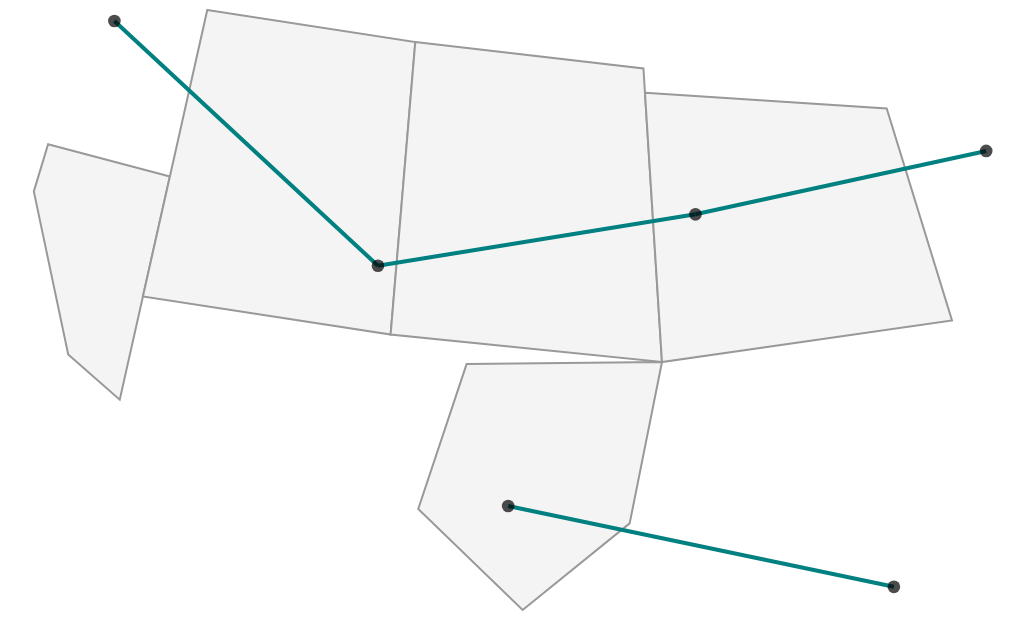

Specify this chart in Vega-Lite:
### Vega-Lite specification from a JSON file in a GitHub repository (floating-point values rounded to 4 significant figures)
{"$schema": "https://vega.github.io/schema/vega-lite/v6.json", "padding": 5, "autosize": "none", "width": 500, "height": 300, "projection": {"type": "albersUsa"}, "layer": [{"data": {"values": {"type": "FeatureCollection", "features": [{"type": "Feature", "properties": {"name": "west", "value": 4, "cat": "a"}, "geometry": {"type": "Polygon", "coordinates": [[[-124, 42], [-117, 42], [-117, 32.7], [-120, 34], [-124, 40], [-124, 42]]]}}, {"type": "Feature", "properties": {"name": "mountain", "value": 7, "cat": "b"}, "geometry": {"type": "Polygon", "coordinates": [[[-117, 49], [-104, 49], [-104, 37], [-117, 37], [-117, 49]]]}}, {"type": "Feature", "properties": {"name": "plains", "value": 1, "cat": "a"}, "geometry": {"type": "Polygon", "coordinates": [[[-104, 49], [-90, 48], [-90, 36], [-104, 37], [-104, 49]]]}}, {"type": "Feature", "properties": {"name": "east", "value": 9, "cat": "b"}, "geometry": {"type": "Polygon", "coordinates": [[[-90, 47], [-76, 45], [-75, 36], [-90, 36], [-90, 47]]]}}, {"type": "Feature", "properties": {"name": "south", "value": 6, "cat": "a"}, "geometry": {"type": "Polygon", "coordinates": [[[-100, 36], [-90, 36], [-92, 29.5], [-97, 26], [-102, 30], [-100, 36]]]}}]}, "format": {"property": "features"}}, "mark": {"type": "geoshape", "fill": "#f4f4f4", "stroke": "#999"}}, {"data": {"values": [{"from": "Seattle", "to": "Denver", "lon": -122.3, "lat": 47.61, "lon2": -105.0, "lat2": 39.74, "n": 3, "rank": 1}, {"from": "Denver", "to": "Chicago", "lon": -105.0, "lat": 39.74, "lon2": -87.63, "lat2": 41.88, "n": 5, "rank": 2}, {"from": "Chicago", "to": "Boston", "lon": -87.63, "lat": 41.88, "lon2": -71.06, "lat2": 42.36, "n": 2, "rank": 3}, {"from": "Austin", "to": "Miami", "lon": -97.74, "lat": 30.27, "lon2": -80.19, "lat2": 25.76, "n": 4, "rank": 4}]}, "mark": {"type": "rule", "strokeWidth": 2, "color": "teal"}, "encoding": {"longitude": {"field": "lon", "type": "quantitative"}, "latitude": {"field": "lat", "type": "quantitative"}, "longitude2": {"field": "lon2"}, "latitude2": {"field": "lat2"}}}, {"data": {"values": [{"city": "Seattle", "lon": -122.3, "lat": 47.61, "pop": 0.74, "kind": "port"}, {"city": "Denver", "lon": -105.0, "lat": 39.74, "pop": 0.71, "kind": "hub"}, {"city": "Austin", "lon": -97.74, "lat": 30.27, "pop": 0.96, "kind": "hub"}, {"city": "Chicago", "lon": -87.63, "lat": 41.88, "pop": 2.7, "kind": "hub"}, {"city": "Boston", "lon": -71.06, "lat": 42.36, "pop": 0.68, "kind": "port"}, {"city": "Miami", "lon": -80.19, "lat": 25.76, "pop": 0.47, "kind": "port"}]}, "mark": {"type": "circle", "color": "black", "size": 40}, "encoding": {"longitude": {"field": "lon", "type": "quantitative"}, "latitude": {"field": "lat", "type": "quantitative"}}}]}
